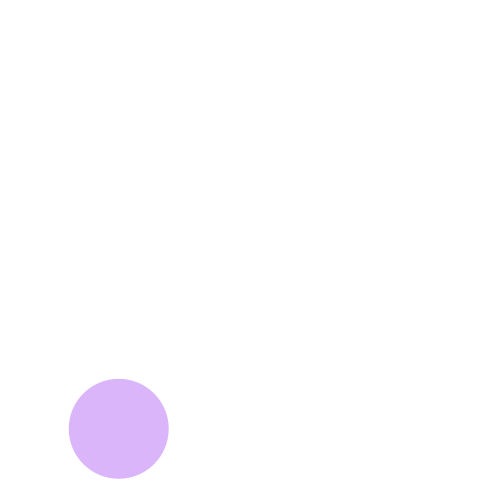
Frame 1 (no input)
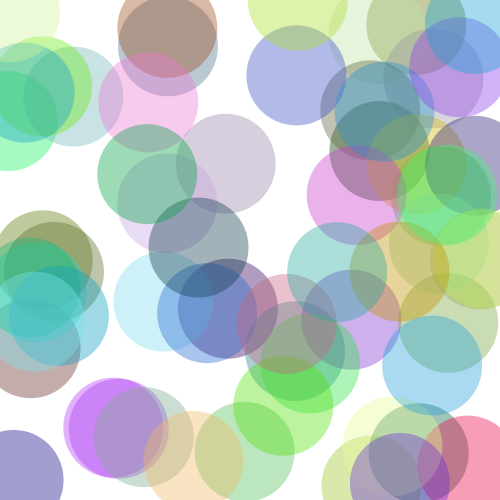
Frame 60 (the mouse pressed at the canvas centre just before this capture)
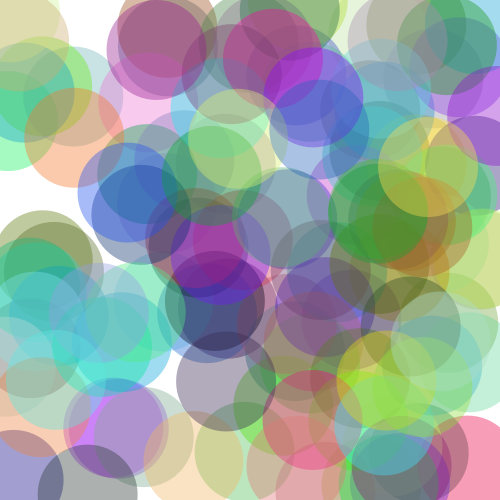
Frame 120 (the mouse held since frame 60 and released just before this capture)

The Processing sketch that drew these frames (run headless with seeded random() and noise(); from frame 60 on, the mouse is pressed at the canvas centre):

// Processing sketch: sketch_191009c
// ── sketch_191009c.pde
void setup() {
    size(500,500);
    background(255);
}

void draw() {
    noStroke();
    fill(random(0,255),random(0,255),random(0,255),100); // 塗りがランダム
    ellipse(random(0,500),random(0,500),100,100); // 円の座標をランダムにして描く
}
